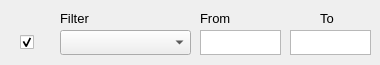
<?xml version="1.0" encoding="UTF-8"?>
<ui version="4.0">
 <class>Form</class>
 <widget class="QWidget" name="Form">
  <property name="geometry">
   <rect>
    <x>0</x>
    <y>0</y>
    <width>380</width>
    <height>65</height>
   </rect>
  </property>
  <property name="windowTitle">
   <string>Form</string>
  </property>
  <widget class="QComboBox" name="comboBox">
   <property name="geometry">
    <rect>
     <x>60</x>
     <y>30</y>
     <width>131</width>
     <height>25</height>
    </rect>
   </property>
  </widget>
  <widget class="QLabel" name="label">
   <property name="geometry">
    <rect>
     <x>60</x>
     <y>10</y>
     <width>121</width>
     <height>16</height>
    </rect>
   </property>
   <property name="font">
    <font>
     <pointsize>10</pointsize>
    </font>
   </property>
   <property name="text">
    <string>Filter</string>
   </property>
  </widget>
  <widget class="QTextEdit" name="textEdit">
   <property name="geometry">
    <rect>
     <x>200</x>
     <y>30</y>
     <width>81</width>
     <height>25</height>
    </rect>
   </property>
  </widget>
  <widget class="QLabel" name="label_2">
   <property name="geometry">
    <rect>
     <x>200</x>
     <y>10</y>
     <width>121</width>
     <height>16</height>
    </rect>
   </property>
   <property name="font">
    <font>
     <pointsize>10</pointsize>
    </font>
   </property>
   <property name="text">
    <string>From</string>
   </property>
  </widget>
  <widget class="QLabel" name="label_3">
   <property name="geometry">
    <rect>
     <x>320</x>
     <y>10</y>
     <width>51</width>
     <height>16</height>
    </rect>
   </property>
   <property name="font">
    <font>
     <pointsize>10</pointsize>
    </font>
   </property>
   <property name="text">
    <string>To</string>
   </property>
  </widget>
  <widget class="QTextEdit" name="textEdit_2">
   <property name="geometry">
    <rect>
     <x>290</x>
     <y>30</y>
     <width>81</width>
     <height>25</height>
    </rect>
   </property>
  </widget>
  <widget class="QCheckBox" name="checkBox">
   <property name="geometry">
    <rect>
     <x>20</x>
     <y>30</y>
     <width>31</width>
     <height>25</height>
    </rect>
   </property>
   <property name="font">
    <font>
     <pointsize>10</pointsize>
    </font>
   </property>
   <property name="text">
    <string/>
   </property>
   <property name="iconSize">
    <size>
     <width>16</width>
     <height>16</height>
    </size>
   </property>
   <property name="checked">
    <bool>true</bool>
   </property>
  </widget>
 </widget>
 <resources/>
 <connections/>
</ui>
